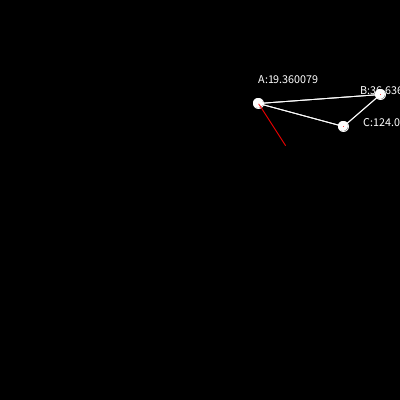
Frame 1 (no input)
Frame 60 (the mouse pressed at the canvas centre just before this capture): identical to frame 1, image omitted
Frame 120 (the mouse held since frame 60 and released just before this capture): identical to frame 1, image omitted

The Processing sketch that drew this single still picture (run headless with seeded random() and noise(); from frame 60 on, the mouse is pressed at the canvas centre):

// Processing sketch: draggables
// ── draggables.pde
Node dragging = null;
Triangle tri = null;
//Node A, B, C;
void setup () {
  size(400, 400);
  for (int  i = 0; i < 3; i++) {
    nodes.add(new Node((int)random(width), (int)random(height), 10, 10));
  }
 tri = new Triangle(nodes.get(0), nodes.get(1), nodes.get(2));
}

void draw() {
  background(0);
 
  tri.draw();
}



void mousePressed() {
  println("pressed");
  if (dragging != null) {
    dragging.dragging = false;
    dragging = null;
  }
  Node n = overNode(mouseX, mouseY); 
  if (n != null) {
    dragging = n;
    dragging.dragging = true;
  }
}

void mouseDragged() {
// println("dragged");
  if (dragging != null) {
    dragging.x = mouseX;
    dragging.y = mouseY;
  }
}

void mouseReleased() {
  println("released");
  if (dragging != null) {
    dragging.dragging = false;
    dragging = null;
  }
  tri.update();
  
  
}
// ── Traiangles.pde
class Triangle {
  Node A, B, C;
  PVector AB, BA, BC, CB, AC, CA;

  PVector ABp, BCp, CAp;
  float mABC, mBCA, mCAB;

  Triangle(Node A, Node B, Node C) {
    this.A = A;
    this.B = B;
    this.C = C;
    update();
  }

  void update() {
    AB = new PVector(B.x, B.y).sub(A.x, A.y);
    AC = new PVector(C.x, C.y).sub(A.x, A.y);
    BC = new PVector(C.x, C.y).sub(B.x, B.y);
    BA = new PVector(A.x, A.y).sub(B.x, B.y);
    CA = new PVector(A.x, A.y).sub(C.x, C.y);
    CB = new PVector(B.x, B.y).sub(C.x, C.y);    

    mABC = PVector.angleBetween(BA, BC);
    mBCA = PVector.angleBetween(CA, CB);
    mCAB = PVector.angleBetween(AB, AC);
    
    PVector temp1 = AB.copy().normalize();
    PVector temp2 = AC.copy().normalize();
    ABp = PVector.fromAngle((temp1.mag() + temp1.mag()) / 2);
    ABp.mult(50);
    
    temp1 = BA.copy().normalize();
    temp2 = BC.copy().normalize();
    BCp = PVector.fromAngle((temp1.mag() + temp1.mag()) / 2);    
        
    temp1 = CA.copy().normalize();
    temp2 = CB.copy().normalize();
    CAp = PVector.fromAngle((temp1.mag() + temp1.mag()) / 2);   

    //ABp = PVector.fromAngle(mCAB + (mCAB / 2)).mult(50);
   // BCp = PVector.fromAngle(mABC + (mABC / 2)).mult(50);
    //CAp = PVector.fromAngle(mCAB + (mCAB / 2)).mult(50);
    
  }

  void drawV(float x, float y, PVector p, color c){
    stroke(c);
    line(x, y, x + p.x, y + p.y);
  }

  void drawV(float x, float y, PVector p) {
    drawV(x,y,p, color(255));
  }

  void draw() {

    stroke(255);
    noFill();
    line(A.x, A.y, B.x, B.y);
    line(A.x, A.y, C.x, C.y);
    line(C.x, C.y, B.x, B.y);
    A.draw();
    B.draw();
    C.draw();
    text("A:" + degrees(mCAB), A.x, A.y - 20);
    text("B:" + degrees(mABC), B.x - 20, B.y);
    text("C:" + degrees(mBCA), C.x + 20, C.y);

    drawV(A.x, A.y, AB);
    drawV(A.x, A.y, ABp, color(255,0,0));
    drawV(B.x, B.y, BC);
    drawV(B.x, B.y, BCp, color(255,0,0));
    drawV(A.x, A.y, AC);
    drawV(C.x, C.y, CAp, color(255,0,0));
  }
}
// ── clasewes.pde
class Node {
  float x, y;
  float w, h;
  boolean dragging = false;
  
  Node (float x, float y, float w, float h) {
    this.x = x;
    this.y = y;
    this.h = h;
    this.w = w;
  
  }

  Node inside(float xx, float yy) {
    
    float bx = x - w / 2;
    float by = y - h / 2;
    float bxx = bx + w;
    float byy = by + h;
    println("(" + xx + "," + yy + ") (" + x + "," + y + ") (" + w + "," + h + ") (" + bx + "," + by + ") (" + bxx + "," + byy + ")");
    if (xx >= bx && xx <= bxx && yy >= by && yy <= byy) {
      return this;
    } else { 
      return null;
    }
  }
  
  void draw() {
    stroke(255);
    fill(255);
    ellipse(x,y,w,h);
  }
}

ArrayList<Node> nodes = new ArrayList<Node>();

Node overNode(float x, float y) {
  
  Node nr = null;
  for (Node n : nodes) {
     nr = n.inside(x,y);
     
     if (nr != null) {
       break;
     }
  }
  println(" " + (nr == null));
  return nr;
}
